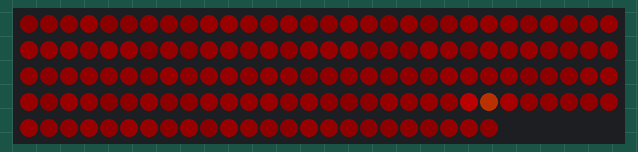
This sketch was run on a simulated Arduino Uno, built with avr-gcc and run on an emulated ATmega328P. Shown: 144 RGB LEDs in strip order, left to right, continuing on the next row. Dim RGB values are drawn brighter than linear; random numbers use the default seed unless the sketch sets one.

Above: at 0.17 s.

The sketch:

flame-trench.ino
```cpp
#include <Adafruit_DotStar.h>
#include <SPI.h>

// ----- Config -----
#define NUM_LEDS 144
#define DATAPIN  4
#define CLOCKPIN 5

// Try DOTSTAR_BGR, DOTSTAR_BRG, DOTSTAR_RGB, etc. if colors are wrong.
Adafruit_DotStar strip(NUM_LEDS, DATAPIN, CLOCKPIN, DOTSTAR_BGR);

byte heat[NUM_LEDS];

uint32_t fireColor(byte temperature) {
  byte t = temperature;
  byte r, g, b;

  if (t < 80) {
    // Deep red ember
    r = t * 2;
    g = 0;
    b = 0;
  } else if (t < 170) {
    // Red to orange
    r = 255;
    g = (t - 80) * 2;
    b = 0;
  } else {
    // Yellow-hot flare, not much blue/white
    r = 255;
    g = 180 + ((t - 170) / 2);
    b = 0;
  }

  return strip.Color(r, g, b);
}

void setup() {
  strip.begin();
  strip.setBrightness(72); // Keep moderate for tissue/batting
  strip.show();

  randomSeed(analogRead(A0));
}

void loop() {
  // 1. Cool every cell slightly
  for (int i = 0; i < NUM_LEDS; i++) {
    int cooldown = random(4, 22);
    heat[i] = (cooldown > heat[i]) ? 0 : heat[i] - cooldown;
  }

  // 2. Blend heat sideways to make glowing patches
  byte blended[NUM_LEDS];

  for (int i = 0; i < NUM_LEDS; i++) {
    int total = heat[i] * 2;
    int count = 2;

    if (i > 0) {
      total += heat[i - 1];
      count++;
    }

    if (i < NUM_LEDS - 1) {
      total += heat[i + 1];
      count++;
    }

    blended[i] = total / count;
  }

  for (int i = 0; i < NUM_LEDS; i++) {
    heat[i] = blended[i];
  }

  // 3. Random flare-ups across the altar
  if (random(255) < 120) {
    int spark = random(NUM_LEDS);
    heat[spark] = min(255, heat[spark] + random(90, 220));

    // Warm neighboring pixels too
    if (spark > 0) {
      heat[spark - 1] = min(255, heat[spark - 1] + random(30, 100));
    }

    if (spark < NUM_LEDS - 1) {
      heat[spark + 1] = min(255, heat[spark + 1] + random(30, 100));
    }
  }

  // 4. Keep a dim ember bed alive
  for (int i = 0; i < NUM_LEDS; i++) {
    if (heat[i] < 35) {
      heat[i] = random(20, 45);
    }
  }

  // 5. Render LEDs
  for (int i = 0; i < NUM_LEDS; i++) {
    strip.setPixelColor(i, fireColor(heat[i]));
  }

  strip.show();
  delay(random(35, 80));
}
```
